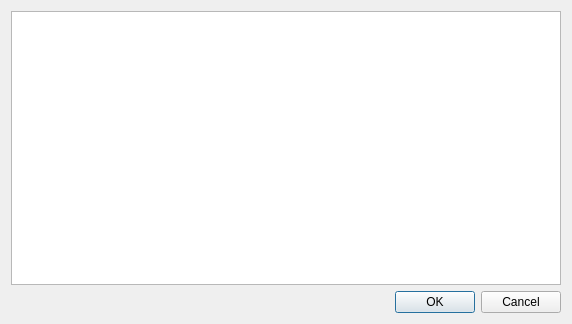
<?xml version="1.0" encoding="UTF-8"?>
<ui version="4.0">
 <class>Dialog</class>
 <widget class="QDialog" name="Dialog">
  <property name="geometry">
   <rect>
    <x>0</x>
    <y>0</y>
    <width>572</width>
    <height>324</height>
   </rect>
  </property>
  <property name="windowTitle">
   <string>Dialog</string>
  </property>
  <layout class="QVBoxLayout" name="verticalLayout">
   <item>
    <widget class="QTextEdit" name="textEdit"/>
   </item>
   <item>
    <widget class="QDialogButtonBox" name="buttonBox">
     <property name="orientation">
      <enum>Qt::Horizontal</enum>
     </property>
     <property name="standardButtons">
      <set>QDialogButtonBox::Cancel|QDialogButtonBox::Ok</set>
     </property>
    </widget>
   </item>
  </layout>
 </widget>
 <resources/>
 <connections>
  <connection>
   <sender>buttonBox</sender>
   <signal>accepted()</signal>
   <receiver>Dialog</receiver>
   <slot>accept()</slot>
   <hints>
    <hint type="sourcelabel">
     <x>227</x>
     <y>314</y>
    </hint>
    <hint type="destinationlabel">
     <x>157</x>
     <y>274</y>
    </hint>
   </hints>
  </connection>
  <connection>
   <sender>buttonBox</sender>
   <signal>rejected()</signal>
   <receiver>Dialog</receiver>
   <slot>reject()</slot>
   <hints>
    <hint type="sourcelabel">
     <x>295</x>
     <y>314</y>
    </hint>
    <hint type="destinationlabel">
     <x>286</x>
     <y>274</y>
    </hint>
   </hints>
  </connection>
 </connections>
</ui>
